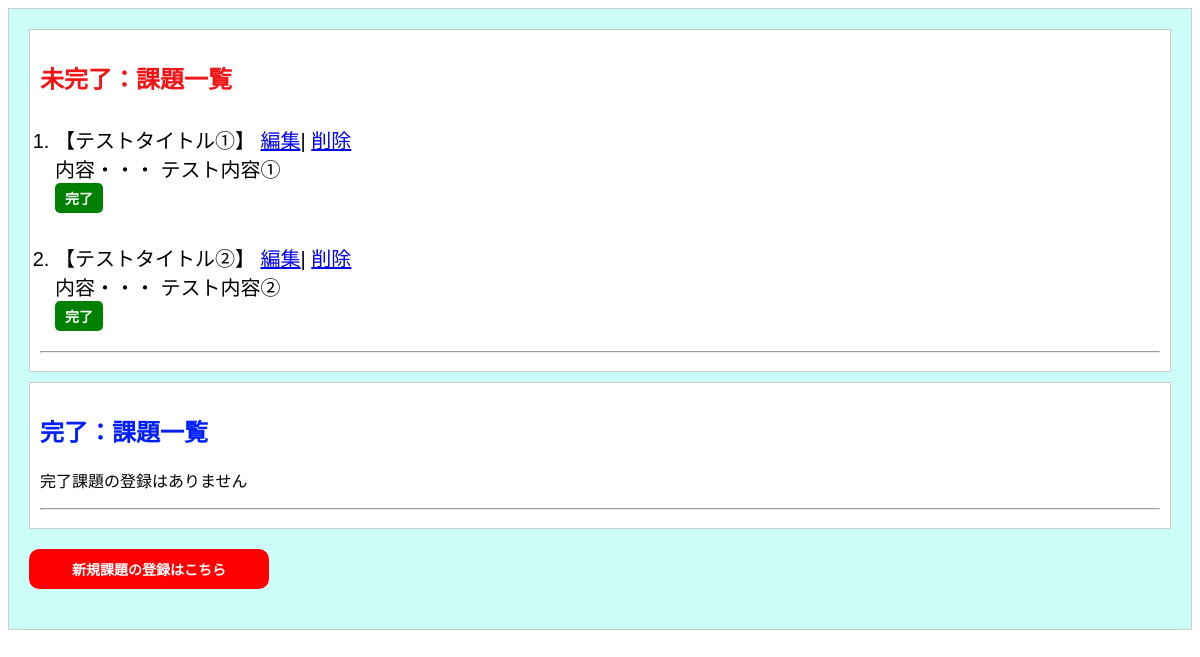
Before: / with the older database file.
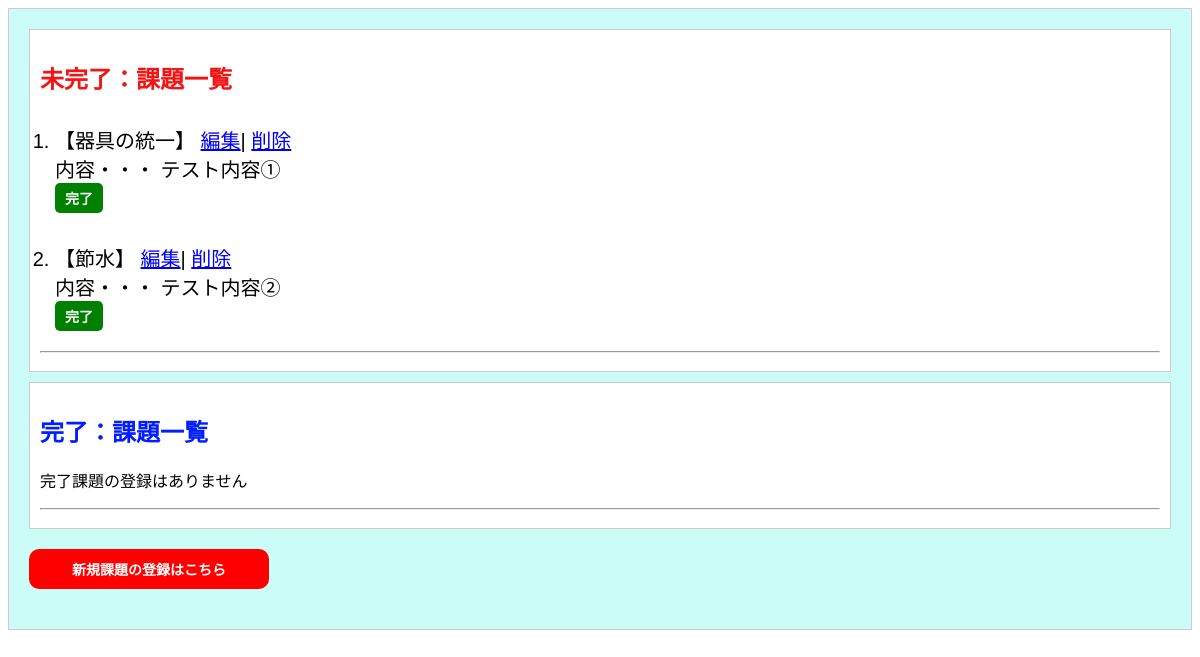
After: the same page with the newer database file.
### models.py (models this page shows, shortened)
class Task(db.Model):
    __tablename__ = 'tasks'
    id = db.Column(db.Integer,primary_key=True,autoincrement=True)
    task_title = db.Column(db.String(50),nullable=False)
    task_content = db.Column(db.Text)
    is_completed = db.Column(db.Boolean,default=False)

### views.py (the view)
@app.route('/')
def index():
    uncompleted_tasks = Task.query.filter_by(is_completed=False).all()
    completed_tasks = Task.query.filter_by(is_completed=True).all()
    return render_template('index.html',uncompleted_tasks=uncompleted_tasks,completed_tasks=completed_tasks)

### templates/index.html (shortened to what this page needs)
<!DOCTYPE html>
<html>
    <head>
        <link rel="stylesheet" type="text/css"  href="{{ url_for('static',filename='style.css') }}">
    </head>
    <body>
        <div class="container">
            <div class="no-complete">
                <h2>未完了：課題一覧</h2>
                {% if uncompleted_tasks != [] %}
                <ol>
                    {% for task in uncompleted_tasks %}
                    <div class="no-complete-tasks">
                        <li>【{{ task.task_title }}】&nbsp;<a href="{{ url_for('update_task',task_id=task.id) }}">編集</a>|
                            <a href="{{ url_for('delete_task',task_id=task.id) }}" onclick="delete_confirm(event)">削除</a>
                            <br>内容・・・&nbsp;{{ task.task_content }}</li>
                        <form method="post" action="{{ url_for('complete_task',task_id=task.id) }}">
                            <button type="submit" class="complete-button">完了</button>
                        </form>
                    </div>
                    {% endfor %}
                </ol>
                {% else %}
                <p>未完了課題の登録はありません</p>
                {% endif %}
                <hr>
            </div>
            <div class="complete">
                <h2>完了：課題一覧</h2>
                {% if completed_tasks != [] %}
                <ol>
                    {% for task in completed_tasks %}
                    <div class="complete-tasks">
                        <li>【{{ task.task_title }}】<br>内容・・・&nbsp;{{ task.task_content }}</li>
                        <form method="post" action="{{ url_for('uncomplete_task',task_id=task.id) }}">
                            <button type="submit" class="uncomplete-button">未完了に戻す</button>
                        </form>
                    </div>
                    {% endfor %}
                </ol>
                {% else %}
                <p>完了課題の登録はありません</p>
                {% endif %}
                <hr>
            </div>
            <a href="{{ url_for('new_task') }}" class="button">新規課題の登録はこちら</a>
        </div>
    </body>
</html>

### static/style.css (style rules this page uses)
.container { background-color: #cbfcf8; max-width: 100%; padding: 20px; font-family: Arial, Helvetica, sans-serif; }
.no-complete h2 { color: rgb(242, 21, 21); }
.no-complete-tasks { border: none; }
.complete h2 { color: rgb(0, 30, 255); }
.button { background-color: rgb(255, 0, 0); border: none; color: white; font-weight: bold; padding: 10px 20px; text-align: center; text-decoration: none; display: inline-block; font-size: 14px; margin: 20px 0; border-radius: 10px; cursor: pointer; }
a.button { display: block; width: 200px; border-radius: 10px; }
.complete-button,.uncomplete-button { background-color: green; border: none; color: white; padding: 5px 10px; text-align: center; text-decoration: none; display: inline-block; font-size: 14px; border-radius: 5px; font-weight: bold; cursor: pointer; }
ol { margin: 0 0 0 5px; padding: 0; }
div { background-color: white; border: 1px solid #ccc; margin-bottom: 10px; padding: 10px; }
li { font-size: 20px; }

Changed rows visible on the page:
changed Task "テスト内容①": task_title "テストタイトル①" → "器具の統一"
changed Task "テスト内容②": task_title "テストタイトル②" → "節水"
